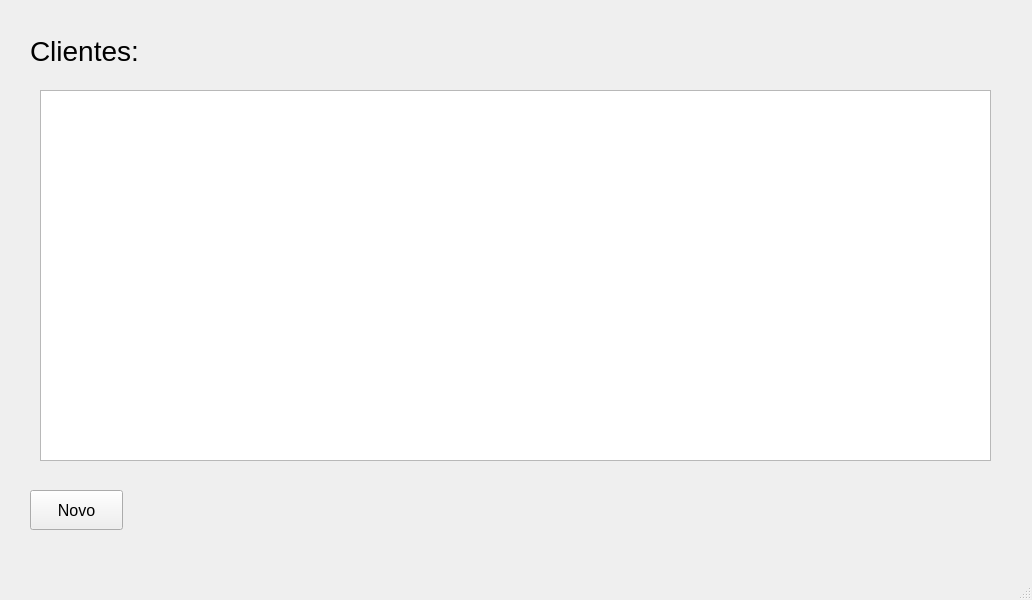
<?xml version="1.0" encoding="UTF-8"?>
<ui version="4.0">
 <class>MainWindow</class>
 <widget class="QMainWindow" name="MainWindow">
  <property name="geometry">
   <rect>
    <x>0</x>
    <y>0</y>
    <width>1032</width>
    <height>600</height>
   </rect>
  </property>
  <property name="windowTitle">
   <string>MainWindow</string>
  </property>
  <widget class="QWidget" name="centralwidget">
   <widget class="QTableWidget" name="tableWidget">
    <property name="geometry">
     <rect>
      <x>40</x>
      <y>90</y>
      <width>951</width>
      <height>371</height>
     </rect>
    </property>
   </widget>
   <widget class="QLabel" name="label">
    <property name="geometry">
     <rect>
      <x>30</x>
      <y>10</y>
      <width>151</width>
      <height>81</height>
     </rect>
    </property>
    <property name="font">
     <font>
      <pointsize>21</pointsize>
     </font>
    </property>
    <property name="text">
     <string>Clientes:</string>
    </property>
   </widget>
   <widget class="QPushButton" name="pushButton">
    <property name="geometry">
     <rect>
      <x>30</x>
      <y>490</y>
      <width>93</width>
      <height>40</height>
     </rect>
    </property>
    <property name="font">
     <font>
      <pointsize>12</pointsize>
     </font>
    </property>
    <property name="text">
     <string>Novo</string>
    </property>
   </widget>
  </widget>
  <widget class="QMenuBar" name="menubar">
   <property name="geometry">
    <rect>
     <x>0</x>
     <y>0</y>
     <width>1032</width>
     <height>26</height>
    </rect>
   </property>
  </widget>
  <widget class="QStatusBar" name="statusbar"/>
 </widget>
 <resources/>
 <connections/>
</ui>
